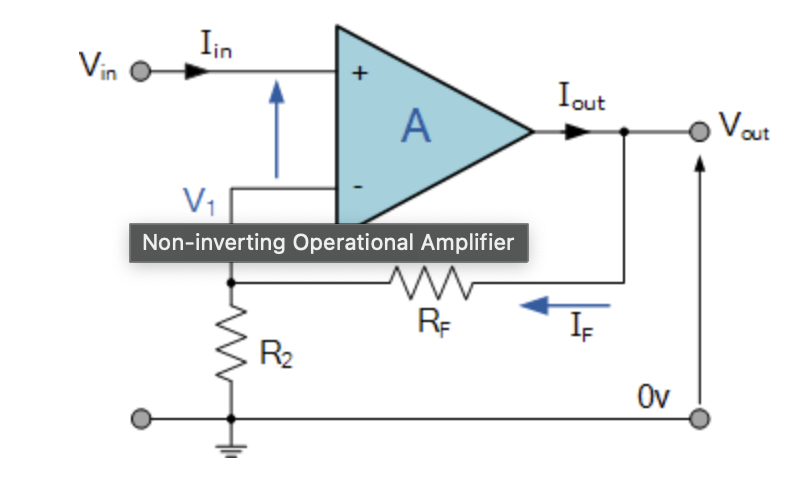
#> input picture Images/Non-Inverting.png, 812 x 488 px, found by its file name
$ python Image_Tool.py
#> lines starting #> are read from the running program, lines starting #| are printed output that depends on the picture
from PIL import Image

# Resize the image using Pillow
image_path = "/Users/benjaminevincent/Documents/Software/Images/Non-Inverting.png"
image = Image.open(image_path)
#> image is the input picture: PIL image 812x488 RGBA; mean R, G, B, A 237.5, 239.7, 240.6, 255
image = image.resize((200, 200))  # Adjust the size as needed
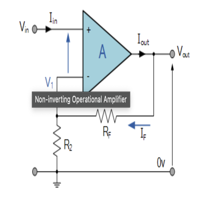
#> image: PIL image 200x200 RGBA; mean R, G, B, A 237.3, 239.6, 240.4, 255
resized_image_path = "/Users/benjaminevincent/Documents/Software/Images/resized_Non-Inverting_image3.png"
image.save(resized_image_path)

$ run again, with Images/Inverting.png copied over Images/Non-Inverting.png
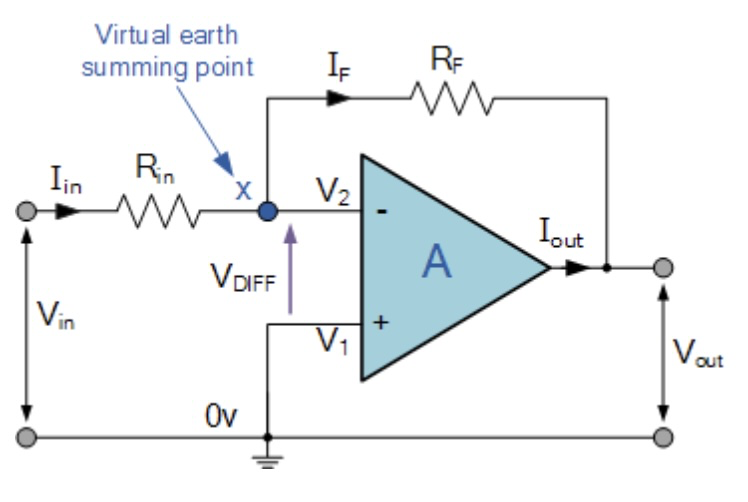
#> input picture Images/Inverting.png, 748 x 502 px, found by its file name
#> image is the input picture: PIL image 748x502 RGB; mean R, G, B 241, 243.4, 244.6
#> `image = image.resize((200, 200))`:
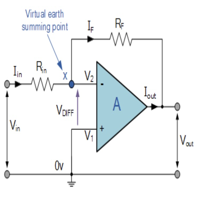
#> image: PIL image 200x200 RGB; mean R, G, B 240.9, 243.3, 244.4
